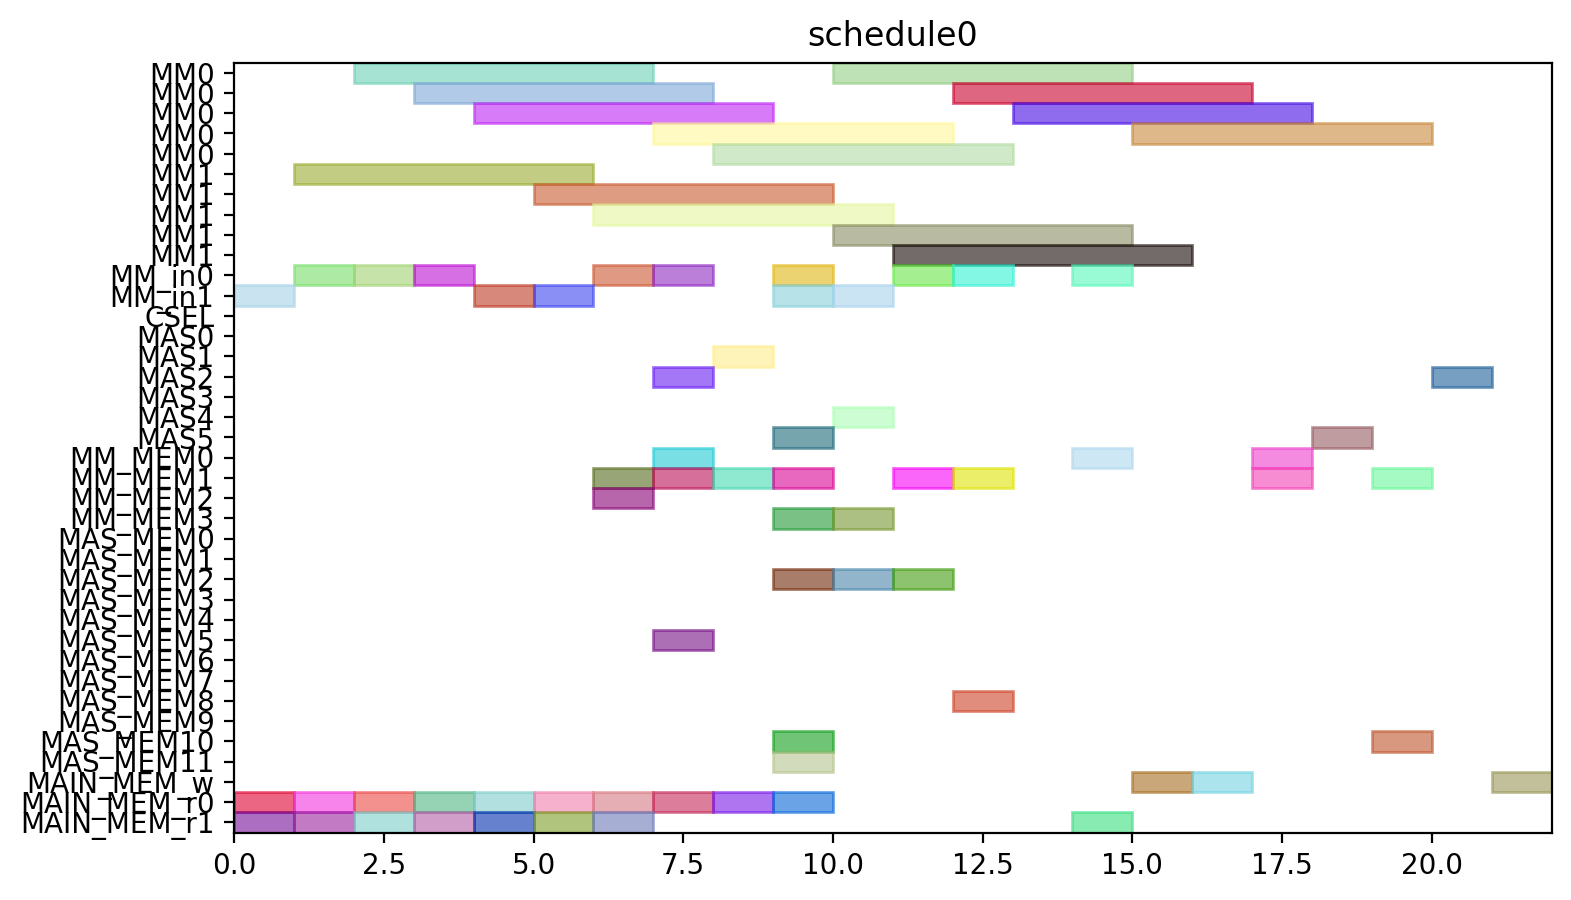

Source code (Python):
from pyschedule import Scenario, solvers, plotters, alt


def solve():
	horizon = 120
	S = Scenario("schedule0", horizon=horizon)

	# resource
	MM = S.Resources('MM', num=2, size=5)
	MM_in = S.Resources('MM_in', num=2)
	CSEL = S.Resource('CSEL')
	MAS = S.Resources('MAS', num=6, size=1, periods=range(1, horizon))
	MM_MEM = S.Resources('MM_MEM', num=4)
	MAS_MEM = S.Resources('MAS_MEM', num=12)
	MAIN_MEM_w = S.Resource('MAIN_MEM_w', size=1)
	MAIN_MEM_r = S.Resources('MAIN_MEM_r', num=2)

	# result of previous scheduling

	# new tasks
	r1 = S.Task('r1', length=5, delay_cost=1)
	r1 += alt(MM)
	r1_in = S.Task('r1_in', length=1, delay_cost=1)
	r1_in += alt(MM_in)
	S += r1_in*MM_in[0]<=r1*MM[0]
	S += r1_in*MM_in[1]<=r1*MM[1]
	r1_mem0 = S.Task('r1_mem0', length=1, delay_cost=1)
	r1_mem0 += MAIN_MEM_r[0]
	S += r1_mem0 <= r1

	r1_mem1 = S.Task('r1_mem1', length=1, delay_cost=1)
	r1_mem1 += MAIN_MEM_r[1]
	S += r1_mem1 <= r1

	r3 = S.Task('r3', length=5, delay_cost=1)
	r3 += alt(MM)
	r3_in = S.Task('r3_in', length=1, delay_cost=1)
	r3_in += alt(MM_in)
	S += r3_in*MM_in[0]<=r3*MM[0]
	S += r3_in*MM_in[1]<=r3*MM[1]
	r3_mem0 = S.Task('r3_mem0', length=1, delay_cost=1)
	r3_mem0 += MAIN_MEM_r[0]
	S += r3_mem0 <= r3

	r3_mem1 = S.Task('r3_mem1', length=1, delay_cost=1)
	r3_mem1 += MAIN_MEM_r[1]
	S += r3_mem1 <= r3

	r4 = S.Task('r4', length=5, delay_cost=1)
	r4 += alt(MM)
	r4_in = S.Task('r4_in', length=1, delay_cost=1)
	r4_in += alt(MM_in)
	S += r4_in*MM_in[0]<=r4*MM[0]
	S += r4_in*MM_in[1]<=r4*MM[1]
	r4_mem0 = S.Task('r4_mem0', length=1, delay_cost=1)
	r4_mem0 += MAIN_MEM_r[0]
	S += r4_mem0 <= r4

	r4_mem1 = S.Task('r4_mem1', length=1, delay_cost=1)
	r4_mem1 += MAIN_MEM_r[1]
	S += r4_mem1 <= r4

	r5 = S.Task('r5', length=5, delay_cost=1)
	r5 += alt(MM)
	r5_in = S.Task('r5_in', length=1, delay_cost=1)
	r5_in += alt(MM_in)
	S += r5_in*MM_in[0]<=r5*MM[0]
	S += r5_in*MM_in[1]<=r5*MM[1]
	r5_mem0 = S.Task('r5_mem0', length=1, delay_cost=1)
	r5_mem0 += MAIN_MEM_r[0]
	S += r5_mem0 <= r5

	r5_mem1 = S.Task('r5_mem1', length=1, delay_cost=1)
	r5_mem1 += MAIN_MEM_r[1]
	S += r5_mem1 <= r5

	r6 = S.Task('r6', length=5, delay_cost=1)
	r6 += alt(MM)
	r6_in = S.Task('r6_in', length=1, delay_cost=1)
	r6_in += alt(MM_in)
	S += r6_in*MM_in[0]<=r6*MM[0]
	S += r6_in*MM_in[1]<=r6*MM[1]
	r6_mem0 = S.Task('r6_mem0', length=1, delay_cost=1)
	r6_mem0 += MAIN_MEM_r[0]
	S += r6_mem0 <= r6

	r6_mem1 = S.Task('r6_mem1', length=1, delay_cost=1)
	r6_mem1 += MAIN_MEM_r[1]
	S += r6_mem1 <= r6

	r12 = S.Task('r12', length=5, delay_cost=1)
	r12 += alt(MM)
	r12_in = S.Task('r12_in', length=1, delay_cost=1)
	r12_in += alt(MM_in)
	S += r12_in*MM_in[0]<=r12*MM[0]
	S += r12_in*MM_in[1]<=r12*MM[1]
	r12_mem0 = S.Task('r12_mem0', length=1, delay_cost=1)
	r12_mem0 += MAIN_MEM_r[0]
	S += r12_mem0 <= r12

	r12_mem1 = S.Task('r12_mem1', length=1, delay_cost=1)
	r12_mem1 += MAIN_MEM_r[1]
	S += r12_mem1 <= r12

	r13 = S.Task('r13', length=5, delay_cost=1)
	r13 += alt(MM)
	r13_in = S.Task('r13_in', length=1, delay_cost=1)
	r13_in += alt(MM_in)
	S += r13_in*MM_in[0]<=r13*MM[0]
	S += r13_in*MM_in[1]<=r13*MM[1]
	r13_mem0 = S.Task('r13_mem0', length=1, delay_cost=1)
	r13_mem0 += MAIN_MEM_r[0]
	S += r13_mem0 <= r13

	r13_mem1 = S.Task('r13_mem1', length=1, delay_cost=1)
	r13_mem1 += MAIN_MEM_r[1]
	S += r13_mem1 <= r13

	r2 = S.Task('r2', length=1, delay_cost=1)
	r2 += alt(MAS)
	r2_mem0 = S.Task('r2_mem0', length=1, delay_cost=1)
	r2_mem0 += alt(MM_MEM)
	S += (r1*MM[0])-1 < r2_mem0*MM_MEM[0]
	S += (r1*MM[1])-1 < r2_mem0*MM_MEM[2]
	S += r2_mem0 <= r2

	r2_mem1 = S.Task('r2_mem1', length=1, delay_cost=1)
	r2_mem1 += alt(MM_MEM)
	S += (r1*MM[0])-1 < r2_mem1*MM_MEM[1]
	S += (r1*MM[1])-1 < r2_mem1*MM_MEM[3]
	S += r2_mem1 <= r2

	r7 = S.Task('r7', length=1, delay_cost=1)
	r7 += alt(MAS)
	r7_mem0 = S.Task('r7_mem0', length=1, delay_cost=1)
	r7_mem0 += alt(MM_MEM)
	S += (r5*MM[0])-1 < r7_mem0*MM_MEM[0]
	S += (r5*MM[1])-1 < r7_mem0*MM_MEM[2]
	S += r7_mem0 <= r7

	r7_mem1 = S.Task('r7_mem1', length=1, delay_cost=1)
	r7_mem1 += alt(MM_MEM)
	S += (r6*MM[0])-1 < r7_mem1*MM_MEM[1]
	S += (r6*MM[1])-1 < r7_mem1*MM_MEM[3]
	S += r7_mem1 <= r7

	r8 = S.Task('r8', length=1, delay_cost=1)
	r8 += alt(MAS)
	r8_mem0 = S.Task('r8_mem0', length=1, delay_cost=1)
	r8_mem0 += MAIN_MEM_r[0]
	S += r8_mem0 <= r8

	r8_mem1 = S.Task('r8_mem1', length=1, delay_cost=1)
	r8_mem1 += alt(MM_MEM)
	S += (r4*MM[0])-1 < r8_mem1*MM_MEM[1]
	S += (r4*MM[1])-1 < r8_mem1*MM_MEM[3]
	S += r8_mem1 <= r8

	r10 = S.Task('r10', length=1, delay_cost=1)
	r10 += alt(MAS)
	r10_mem0 = S.Task('r10_mem0', length=1, delay_cost=1)
	r10_mem0 += MAIN_MEM_r[0]
	S += r10_mem0 <= r10

	r10_mem1 = S.Task('r10_mem1', length=1, delay_cost=1)
	r10_mem1 += alt(MM_MEM)
	S += (r4*MM[0])-1 < r10_mem1*MM_MEM[1]
	S += (r4*MM[1])-1 < r10_mem1*MM_MEM[3]
	S += r10_mem1 <= r10

	r9 = S.Task('r9', length=5, delay_cost=1)
	r9 += alt(MM)
	r9_in = S.Task('r9_in', length=1, delay_cost=1)
	r9_in += alt(MM_in)
	S += r9_in*MM_in[0]<=r9*MM[0]
	S += r9_in*MM_in[1]<=r9*MM[1]
	r9_mem0 = S.Task('r9_mem0', length=1, delay_cost=1)
	r9_mem0 += MAIN_MEM_r[0]
	S += r9_mem0 <= r9

	r9_mem1 = S.Task('r9_mem1', length=1, delay_cost=1)
	r9_mem1 += alt(MAS_MEM)
	S += (r7*MAS[0])-1 < r9_mem1*MAS_MEM[1]
	S += (r7*MAS[1])-1 < r9_mem1*MAS_MEM[3]
	S += (r7*MAS[2])-1 < r9_mem1*MAS_MEM[5]
	S += (r7*MAS[3])-1 < r9_mem1*MAS_MEM[7]
	S += (r7*MAS[4])-1 < r9_mem1*MAS_MEM[9]
	S += (r7*MAS[5])-1 < r9_mem1*MAS_MEM[11]
	S += r9_mem1 <= r9

	r11 = S.Task('r11', length=5, delay_cost=1)
	r11 += alt(MM)
	r11_in = S.Task('r11_in', length=1, delay_cost=1)
	r11_in += alt(MM_in)
	S += r11_in*MM_in[0]<=r11*MM[0]
	S += r11_in*MM_in[1]<=r11*MM[1]
	r11_mem0 = S.Task('r11_mem0', length=1, delay_cost=1)
	r11_mem0 += alt(MAS_MEM)
	S += (r10*MAS[0])-1 < r11_mem0*MAS_MEM[0]
	S += (r10*MAS[1])-1 < r11_mem0*MAS_MEM[2]
	S += (r10*MAS[2])-1 < r11_mem0*MAS_MEM[4]
	S += (r10*MAS[3])-1 < r11_mem0*MAS_MEM[6]
	S += (r10*MAS[4])-1 < r11_mem0*MAS_MEM[8]
	S += (r10*MAS[5])-1 < r11_mem0*MAS_MEM[10]
	S += r11_mem0 <= r11

	r11_mem1 = S.Task('r11_mem1', length=1, delay_cost=1)
	r11_mem1 += alt(MAS_MEM)
	S += (r10*MAS[0])-1 < r11_mem1*MAS_MEM[1]
	S += (r10*MAS[1])-1 < r11_mem1*MAS_MEM[3]
	S += (r10*MAS[2])-1 < r11_mem1*MAS_MEM[5]
	S += (r10*MAS[3])-1 < r11_mem1*MAS_MEM[7]
	S += (r10*MAS[4])-1 < r11_mem1*MAS_MEM[9]
	S += (r10*MAS[5])-1 < r11_mem1*MAS_MEM[11]
	S += r11_mem1 <= r11

	PX_new = S.Task('PX_new', length=5, delay_cost=1)
	PX_new += alt(MM)
	PX_new_in = S.Task('PX_new_in', length=1, delay_cost=1)
	PX_new_in += alt(MM_in)
	S += PX_new_in*MM_in[0]<=PX_new*MM[0]
	S += PX_new_in*MM_in[1]<=PX_new*MM[1]
	S += 0<PX_new

	PX_new_w = S.Task('PX_new_w', length=1, delay_cost=1)
	PX_new_w += alt(MAIN_MEM_w)
	S += PX_new <= PX_new_w

	PX_new_mem0 = S.Task('PX_new_mem0', length=1, delay_cost=1)
	PX_new_mem0 += alt(MAS_MEM)
	S += (r2*MAS[0])-1 < PX_new_mem0*MAS_MEM[0]
	S += (r2*MAS[1])-1 < PX_new_mem0*MAS_MEM[2]
	S += (r2*MAS[2])-1 < PX_new_mem0*MAS_MEM[4]
	S += (r2*MAS[3])-1 < PX_new_mem0*MAS_MEM[6]
	S += (r2*MAS[4])-1 < PX_new_mem0*MAS_MEM[8]
	S += (r2*MAS[5])-1 < PX_new_mem0*MAS_MEM[10]
	S += PX_new_mem0 <= PX_new

	PX_new_mem1 = S.Task('PX_new_mem1', length=1, delay_cost=1)
	PX_new_mem1 += alt(MM_MEM)
	S += (r12*MM[0])-1 < PX_new_mem1*MM_MEM[1]
	S += (r12*MM[1])-1 < PX_new_mem1*MM_MEM[3]
	S += PX_new_mem1 <= PX_new

	r14 = S.Task('r14', length=5, delay_cost=1)
	r14 += alt(MM)
	r14_in = S.Task('r14_in', length=1, delay_cost=1)
	r14_in += alt(MM_in)
	S += r14_in*MM_in[0]<=r14*MM[0]
	S += r14_in*MM_in[1]<=r14*MM[1]
	r14_mem0 = S.Task('r14_mem0', length=1, delay_cost=1)
	r14_mem0 += alt(MAS_MEM)
	S += (r2*MAS[0])-1 < r14_mem0*MAS_MEM[0]
	S += (r2*MAS[1])-1 < r14_mem0*MAS_MEM[2]
	S += (r2*MAS[2])-1 < r14_mem0*MAS_MEM[4]
	S += (r2*MAS[3])-1 < r14_mem0*MAS_MEM[6]
	S += (r2*MAS[4])-1 < r14_mem0*MAS_MEM[8]
	S += (r2*MAS[5])-1 < r14_mem0*MAS_MEM[10]
	S += r14_mem0 <= r14

	r14_mem1 = S.Task('r14_mem1', length=1, delay_cost=1)
	r14_mem1 += alt(MM_MEM)
	S += (r3*MM[0])-1 < r14_mem1*MM_MEM[1]
	S += (r3*MM[1])-1 < r14_mem1*MM_MEM[3]
	S += r14_mem1 <= r14

	Z1_new = S.Task('Z1_new', length=5, delay_cost=1)
	Z1_new += alt(MM)
	Z1_new_in = S.Task('Z1_new_in', length=1, delay_cost=1)
	Z1_new_in += alt(MM_in)
	S += Z1_new_in*MM_in[0]<=Z1_new*MM[0]
	S += Z1_new_in*MM_in[1]<=Z1_new*MM[1]
	S += 0<Z1_new

	Z1_new_w = S.Task('Z1_new_w', length=1, delay_cost=1)
	Z1_new_w += alt(MAIN_MEM_w)
	S += Z1_new <= Z1_new_w

	Z1_new_mem0 = S.Task('Z1_new_mem0', length=1, delay_cost=1)
	Z1_new_mem0 += alt(MAS_MEM)
	S += (r2*MAS[0])-1 < Z1_new_mem0*MAS_MEM[0]
	S += (r2*MAS[1])-1 < Z1_new_mem0*MAS_MEM[2]
	S += (r2*MAS[2])-1 < Z1_new_mem0*MAS_MEM[4]
	S += (r2*MAS[3])-1 < Z1_new_mem0*MAS_MEM[6]
	S += (r2*MAS[4])-1 < Z1_new_mem0*MAS_MEM[8]
	S += (r2*MAS[5])-1 < Z1_new_mem0*MAS_MEM[10]
	S += Z1_new_mem0 <= Z1_new

	Z1_new_mem1 = S.Task('Z1_new_mem1', length=1, delay_cost=1)
	Z1_new_mem1 += alt(MM_MEM)
	S += (r13*MM[0])-1 < Z1_new_mem1*MM_MEM[1]
	S += (r13*MM[1])-1 < Z1_new_mem1*MM_MEM[3]
	S += Z1_new_mem1 <= Z1_new

	r15 = S.Task('r15', length=5, delay_cost=1)
	r15 += alt(MM)
	r15_in = S.Task('r15_in', length=1, delay_cost=1)
	r15_in += alt(MM_in)
	S += r15_in*MM_in[0]<=r15*MM[0]
	S += r15_in*MM_in[1]<=r15*MM[1]
	r15_mem0 = S.Task('r15_mem0', length=1, delay_cost=1)
	r15_mem0 += alt(MAS_MEM)
	S += (r8*MAS[0])-1 < r15_mem0*MAS_MEM[0]
	S += (r8*MAS[1])-1 < r15_mem0*MAS_MEM[2]
	S += (r8*MAS[2])-1 < r15_mem0*MAS_MEM[4]
	S += (r8*MAS[3])-1 < r15_mem0*MAS_MEM[6]
	S += (r8*MAS[4])-1 < r15_mem0*MAS_MEM[8]
	S += (r8*MAS[5])-1 < r15_mem0*MAS_MEM[10]
	S += r15_mem0 <= r15

	r15_mem1 = S.Task('r15_mem1', length=1, delay_cost=1)
	r15_mem1 += alt(MM_MEM)
	S += (r9*MM[0])-1 < r15_mem1*MM_MEM[1]
	S += (r9*MM[1])-1 < r15_mem1*MM_MEM[3]
	S += r15_mem1 <= r15

	r16 = S.Task('r16', length=5, delay_cost=1)
	r16 += alt(MM)
	r16_in = S.Task('r16_in', length=1, delay_cost=1)
	r16_in += alt(MM_in)
	S += r16_in*MM_in[0]<=r16*MM[0]
	S += r16_in*MM_in[1]<=r16*MM[1]
	r16_mem0 = S.Task('r16_mem0', length=1, delay_cost=1)
	r16_mem0 += alt(MM_MEM)
	S += (r11*MM[0])-1 < r16_mem0*MM_MEM[0]
	S += (r11*MM[1])-1 < r16_mem0*MM_MEM[2]
	S += r16_mem0 <= r16

	r16_mem1 = S.Task('r16_mem1', length=1, delay_cost=1)
	r16_mem1 += MAIN_MEM_r[1]
	S += r16_mem1 <= r16

	r17 = S.Task('r17', length=1, delay_cost=1)
	r17 += alt(MAS)
	r17_mem0 = S.Task('r17_mem0', length=1, delay_cost=1)
	r17_mem0 += alt(MM_MEM)
	S += (r14*MM[0])-1 < r17_mem0*MM_MEM[0]
	S += (r14*MM[1])-1 < r17_mem0*MM_MEM[2]
	S += r17_mem0 <= r17

	r17_mem1 = S.Task('r17_mem1', length=1, delay_cost=1)
	r17_mem1 += alt(MM_MEM)
	S += (r15*MM[0])-1 < r17_mem1*MM_MEM[1]
	S += (r15*MM[1])-1 < r17_mem1*MM_MEM[3]
	S += r17_mem1 <= r17

	PY_new = S.Task('PY_new', length=1, delay_cost=1)
	PY_new += alt(MAS)
	S += 0<PY_new

	PY_new_w = S.Task('PY_new_w', length=1, delay_cost=1)
	PY_new_w += alt(MAIN_MEM_w)
	S += PY_new <= PY_new_w

	PY_new_mem0 = S.Task('PY_new_mem0', length=1, delay_cost=1)
	PY_new_mem0 += alt(MAS_MEM)
	S += (r17*MAS[0])-1 < PY_new_mem0*MAS_MEM[0]
	S += (r17*MAS[1])-1 < PY_new_mem0*MAS_MEM[2]
	S += (r17*MAS[2])-1 < PY_new_mem0*MAS_MEM[4]
	S += (r17*MAS[3])-1 < PY_new_mem0*MAS_MEM[6]
	S += (r17*MAS[4])-1 < PY_new_mem0*MAS_MEM[8]
	S += (r17*MAS[5])-1 < PY_new_mem0*MAS_MEM[10]
	S += PY_new_mem0 <= PY_new

	PY_new_mem1 = S.Task('PY_new_mem1', length=1, delay_cost=1)
	PY_new_mem1 += alt(MM_MEM)
	S += (r16*MM[0])-1 < PY_new_mem1*MM_MEM[1]
	S += (r16*MM[1])-1 < PY_new_mem1*MM_MEM[3]
	S += PY_new_mem1 <= PY_new

	solvers.mip.solve(S,msg=1,kind='CPLEX',ratio_gap=1.01)

	solution = [['hoge']*len(S.solution()[1]) for i in range(len(S.solution()))]
	for i in range(len(S.solution())):
		for j in range(len(S.solution()[i])):
			solution[i][j]=str(S.solution()[i][j])
	print(solution)

	cycles = int(solution[-1][3])

	pic_file_name = "/home/mfukuda/ABE/multiRAM_multiMAS_16mux/scheduling_result/stage5MM2_stage1MAS6/EP_YRECOVER/schedule0.png"
	if(S.solution() != []):
		plotters.matplotlib.plot(S,img_filename=pic_file_name, show_task_labels=False, fig_size=(cycles*0.25+3, 5))

	return solution
